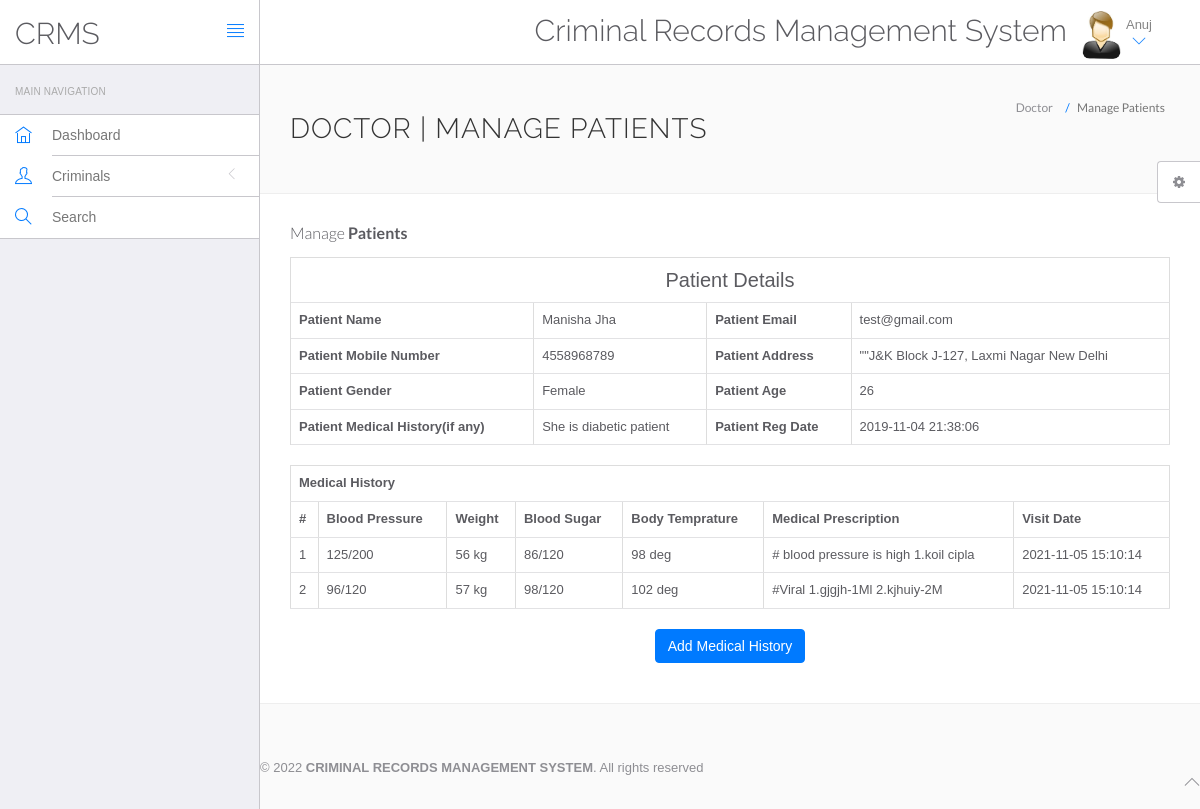
The app's page /hms/doctor/view-patient.php?viewid=1 (signed in) with its own data.
### tables this page shows
CREATE TABLE IF NOT EXISTS `doctors` (

  `id` int NOT NULL AUTO_INCREMENT,
  `specilization` varchar(255) DEFAULT NULL,
  `doctorName` varchar(255) DEFAULT NULL,
  `address` longtext,
  `docFees` varchar(255) DEFAULT NULL,
  `contactno` bigint DEFAULT NULL,
  `docEmail` varchar(255) DEFAULT NULL,
  `password` varchar(255) DEFAULT NULL,
  `creationDate` timestamp NULL DEFAULT CURRENT_TIMESTAMP,
  `updationDate` timestamp NULL DEFAULT NULL ON UPDATE CURRENT_TIMESTAMP,
  PRIMARY KEY (`id`)

);

CREATE TABLE IF NOT EXISTS `tblpatient` (

  `ID` int NOT NULL AUTO_INCREMENT,
  `Docid` int DEFAULT NULL,

  `PatientName` varchar(200) DEFAULT NULL,
  `PatientContno` bigint DEFAULT NULL,
  `PatientEmail` varchar(200) DEFAULT NULL,
  `PatientGender` varchar(50) DEFAULT NULL,
  `PatientAdd` mediumtext,

  `PatientAge` int DEFAULT NULL,
  `PatientMedhis` mediumtext,
  `CreationDate` timestamp NULL DEFAULT CURRENT_TIMESTAMP,
  `UpdationDate` timestamp NULL DEFAULT NULL ON UPDATE CURRENT_TIMESTAMP,
  PRIMARY KEY (`ID`)
);

CREATE TABLE IF NOT EXISTS `tblmedicalhistory` (

  `ID` int(10) NOT NULL AUTO_INCREMENT,
  `PatientID` int(10) DEFAULT NULL,

  `BloodPressure` varchar(200) DEFAULT NULL,
  `BloodSugar` varchar(200) NOT NULL,
  `Weight` varchar(100) DEFAULT NULL,
  `Temperature` varchar(200) DEFAULT NULL,
  `MedicalPres` mediumtext,
  `CreationDate` timestamp NOT NULL DEFAULT CURRENT_TIMESTAMP ON UPDATE CURRENT_TIMESTAMP,
  PRIMARY KEY (`ID`)
);

### hms/doctor/view-patient.php (the view, shortened to what this page needs)
<?php
include('include/config.php');
?>
<!DOCTYPE html>
<html lang="en">
	<head>
		<link rel="stylesheet" href="vendor/bootstrap/css/bootstrap.min.css">
		<link rel="stylesheet" href="vendor/fontawesome/css/font-awesome.min.css">
		<link rel="stylesheet" href="vendor/themify-icons/themify-icons.min.css">
		<link href="vendor/animate.css/animate.min.css" rel="stylesheet" media="screen">
		<link href="vendor/perfect-scrollbar/perfect-scrollbar.min.css" rel="stylesheet" media="screen">
		<link href="vendor/switchery/switchery.min.css" rel="stylesheet" media="screen">
		<link href="vendor/bootstrap-touchspin/jquery.bootstrap-touchspin.min.css" rel="stylesheet" media="screen">
		<link href="vendor/select2/select2.min.css" rel="stylesheet" media="screen">
		<link href="vendor/bootstrap-datepicker/bootstrap-datepicker3.standalone.min.css" rel="stylesheet" media="screen">
		<link href="vendor/bootstrap-timepicker/bootstrap-timepicker.min.css" rel="stylesheet" media="screen">
		<link rel="stylesheet" href="assets/css/styles.css">
		<link rel="stylesheet" href="assets/css/plugins.css">
		<link rel="stylesheet" href="assets/css/themes/theme-1.css" id="skin_color" />
	</head>
	<body>
		<div id="app">
<?php include('include/sidebar.php');?>
<div class="app-content">
<?php include('include/header.php');?>
<div class="main-content" >
<div class="wrap-content container" id="container">
<section id="page-title">
<div class="row">
<div class="col-sm-8">
<h1 class="mainTitle">Doctor | Manage Patients</h1>
</div>
<ol class="breadcrumb">
<li>
<span>Doctor</span>
</li>
<li class="active">
<span>Manage Patients</span>
</li>
</ol>
</div>
</section>
<div class="container-fluid container-fullw bg-white">
<div class="row">
<div class="col-md-12">
<h5 class="over-title margin-bottom-15">Manage <span class="text-bold">Patients</span></h5>
<?php
                               $vid=$_GET['viewid'];
                               $ret=mysqli_query($con,"select * from tblpatient where ID='$vid'");
$cnt=1;
while ($row=mysqli_fetch_array($ret)) {
                               ?>
<table border="1" class="table table-bordered">
 <tr align="center">
<td colspan="4" style="font-size:20px;color:blue">
 Patient Details</td></tr>
    <tr>
    <th scope>Patient Name</th>
    <td><?php  echo $row['PatientName'];?></td>
    <th scope>Patient Email</th>
    <td><?php  echo $row['PatientEmail'];?></td>
  </tr>
  <tr>
    <th scope>Patient Mobile Number</th>
    <td><?php  echo $row['PatientContno'];?></td>
    <th>Patient Address</th>
    <td><?php  echo $row['PatientAdd'];?></td>
  </tr>
    <tr>
    <th>Patient Gender</th>
    <td><?php  echo $row['PatientGender'];?></td>
    <th>Patient Age</th>
    <td><?php  echo $row['PatientAge'];?></td>
  </tr>
  <tr>
    <th>Patient Medical History(if any)</th>
    <td><?php  echo $row['PatientMedhis'];?></td>
     <th>Patient Reg Date</th>
    <td><?php  echo $row['CreationDate'];?></td>
  </tr>
<?php }?>
</table>
<?php
$ret=mysqli_query($con,"select * from tblmedicalhistory  where PatientID='$vid'");
 ?>
<table id="datatable" class="table table-bordered dt-responsive nowrap" style="border-collapse: collapse; border-spacing: 0; width: 100%;">
  <tr align="center">
   <th colspan="8" >Medical History</th>
  </tr>
  <tr>
    <th>#</th>
<th>Blood Pressure</th>
<th>Weight</th>
<th>Blood Sugar</th>
<th>Body Temprature</th>
<th>Medical Prescription</th>
<th>Visit Date</th>
</tr>
<?php
while ($row=mysqli_fetch_array($ret)) {
  ?>
<tr>
  <td><?php echo $cnt;?></td>
 <td><?php  echo $row['BloodPressure'];?></td>
 <td><?php  echo $row['Weight'];?></td>
 <td><?php  echo $row['BloodSugar'];?></td>
  <td><?php  echo $row['Temperature'];?></td>
  <td><?php  echo $row['MedicalPres'];?></td>
  <td><?php  echo $row['CreationDate'];?></td>
</tr>
<?php $cnt=$cnt+1;} ?>
</table>
<p align="center">
 <button class="btn btn-primary waves-effect waves-light w-lg" data-toggle="modal" data-target="#myModal">Add Medical History</button></p>
</div>
</div>
</div>
</div>
	<?php include('include/footer.php');?>
	<?php include('include/setting.php');?>
		</div>
	</body>
</html>

### hms/doctor/include/header.php (shortened to what this page needs)
<header class="navbar navbar-default navbar-static-top">
					<div class="navbar-header">
						<a class="navbar-brand" href="#">
							<h2 style="padding-top:20% ">CRMS</h2>
						</a>
						<a href="#" class="sidebar-toggler pull-right visible-md visible-lg" data-toggle-class="app-sidebar-closed" data-toggle-target="#app">
							<i class="ti-align-justify"></i>
						</a>
					</div>
					<div class="navbar-collapse collapse">
						<ul class="nav navbar-right">
								<li  style="padding-top:2% ">
								<h2>Criminal Records Management System</h2>
							</li>
							<li class="dropdown current-user">
								<a href class="dropdown-toggle" data-toggle="dropdown">
									<img src="assets/images/images.jpg" > <span class="username">
									<?php $query=mysqli_query($con,"select doctorName from doctors where id='".$_SESSION['id']."'");
while($row=mysqli_fetch_array($query))
{
	echo $row['doctorName'];
}
									?> <i class="ti-angle-down"></i></i></span>
								</a>
							</li>
						</ul>
					</div>
				</header>

### hms/doctor/assets/css/themes/theme-1.css (style rules this page uses)
body { background: #FAFAFA; }
header .navbar-header { background: #ffffff !important; border-right-color: #c8c7cc !important; border-bottom-color: #c8c7cc !important; }
header .navbar-header .sidebar-toggler, header .navbar-header .sidebar-mobile-toggler { color: #007aff !important; }
header .navbar-header .navbar-brand { color: #777 !important; }
header .navbar-collapse { background: #ffffff !important; border-bottom-color: #c8c7cc !important; box-shadow: none !important; }
header .navbar-collapse .navbar-right > li > a { color: #777; }
header .navbar-collapse .navbar-right > li > a i { color: #007aff !important; }

### records on screen
doctors: doctorName "Anuj"
tblpatient: PatientName "Manisha Jha", PatientEmail "test@gmail.com", PatientContno "4558968789", PatientAdd "\"\"J&K Block J-127, Laxmi Nagar New Delhi", PatientGender "Female", PatientAge "26", PatientMedhis "She is diabetic patient", CreationDate "2019-11-04 21:38:06"
tblmedicalhistory: BloodPressure "125/200", Weight "56 kg", BloodSugar "86/120", Temperature "98 deg", MedicalPres "# blood pressure is high 1.koil cipla", CreationDate "2021-11-05 15:10:14"
tblmedicalhistory: BloodPressure "96/120", Weight "57 kg", BloodSugar "98/120", Temperature "102 deg", MedicalPres "#Viral 1.gjgjh-1Ml 2.kjhuiy-2M", CreationDate "2021-11-05 15:10:14"
